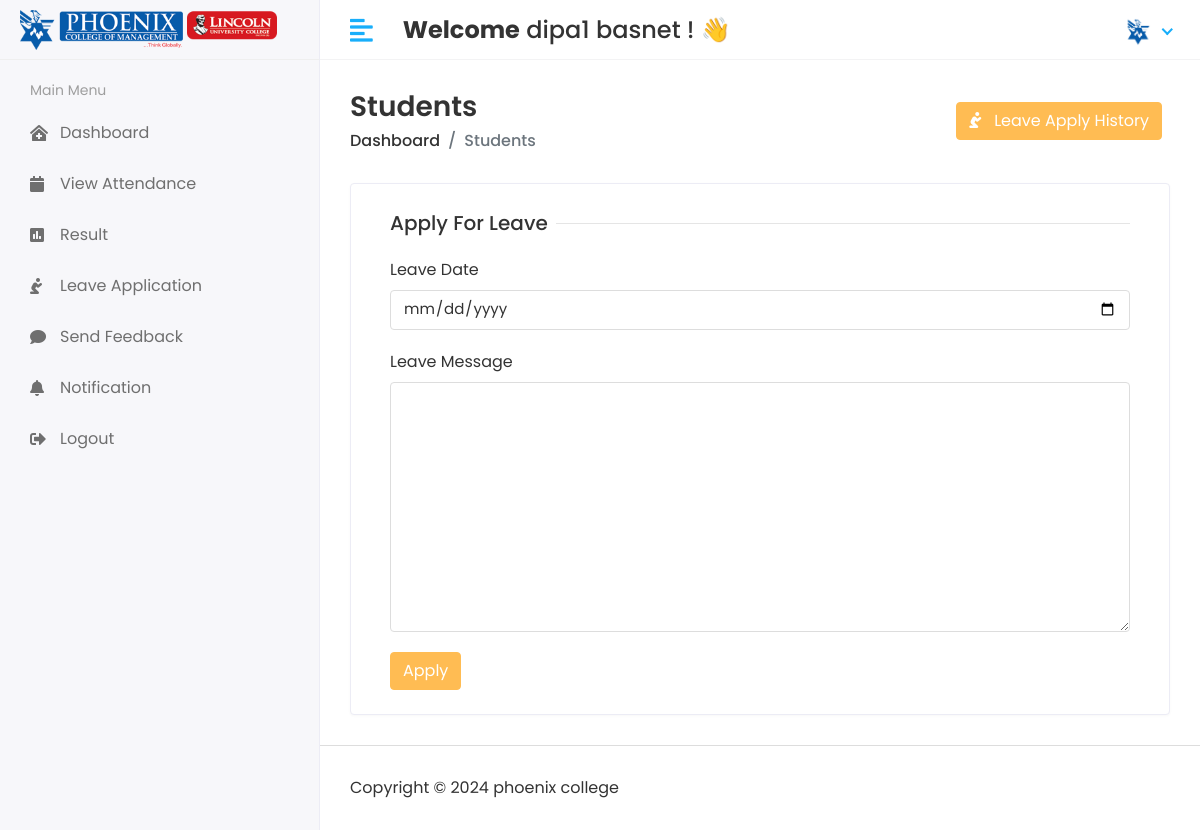
Screenshot of /Student/apply_for_leave (signed in) with the database file from the repository.
### student/models.py (models this page shows)
class CustomUser(AbstractUser):
    USER = (
        (1, 'HOD'),
        (2, 'STAFF'),
        (3, 'STUDENT'),
    )
    user_type = models.CharField(choices=USER, max_length=50, default=1)
    profile_pic = models.ImageField(upload_to='media/profile_pic')

### student_management_system/Student_Views.py (the view)
# urls.py: path('Student/apply_for_leave', Student_Views.STUDENT_LEAVE, name='student_leave'),
@login_required(login_url='/')
def STUDENT_LEAVE(request):
    student = Student.objects.get(admin=request.user.id)
    student_leave_history = Student_leave.objects.filter(student_id=student)
    context = {
        'student_leave_history': student_leave_history,
    }
    return render(request, 'Student/apply_leave.html', context)

### templates/Student/apply_leave.html (shortened to what this page needs)
{% extends 'base.html' %}
{% block content %}
<div class="page-header">
                  <div class="row align-items-center">
                     <div class="col">
                        <h3 class="page-title">Students</h3>
                        <ul class="breadcrumb">
                           <li class="breadcrumb-item"><a href="{% url 'student_home' %}">Dashboard</a></li>
                           <li class="breadcrumb-item active">Students</li>
                        </ul>
                     </div>
                     <div class="col-auto text-right float-right ml-auto">
                        <button  class="btn btn-primary mr-2" data-toggle="modal" data-target=".bd-example-modal-lg" type="button"><i class="fas fa-pray"></i>&nbsp;&nbsp; Leave Apply History</button>
                     </div>
                  </div>
               </div>
 <div class="row">
                  <div class="col-sm-12">
                     <div class="card">
                        <div class="card-body">
                           <form method="post" action="{% url 'student_leave_save' %}" >
                                 <div class="col-12">
                                    <h5 class="form-title"><span>Apply For Leave</span></h5>
                                 </div>
                                 <div class="col-12">
                                    <div class="form-group">
                                       <label>Leave Date</label>
                                       <input type="date" class="form-control" name="leave_date" required>
                                    </div>
                                 </div>
                               <div class="col-12">
                                    <div class="form-group">
                                        <label>Leave Message</label>
                                        <textarea class="form-control" name="leave_message"  style="height:250px;" required></textarea>
                                    </div>
                                 </div>
                                 <div class="col-12">
                                    <button type="submit" class="btn btn-primary">Apply</button>
                                 </div>
                           </form>
                        </div>
                     </div>
                  </div>
               </div>
</div>
{% endblock %}

### templates/includes/header.html (shortened to what this page needs)
 {% load static %}
<div class="header">
            <div class="header-left">
               <a href="" class="logo">
               <img src="{% static 'assets/img/logo-both.png'%}" alt="Logo">
               </a>
            </div>
            <a href="javascript:void(0);" id="toggle_btn">
            <i class="fas fa-align-left"></i>
            </a>
            <div class="top-nav-search mt-3">
               <h4><strong>Welcome</strong>&nbsp;<span>{{user.first_name}} {{ user.last_name }}</span>&nbsp;! 👋</h4>
            </div>
            <ul class="nav user-menu">
               <li class="nav-item dropdown has-arrow">
                  <a href="#" class="dropdown-toggle nav-link" data-toggle="dropdown">
                   {% if user.profile_pic == "" %}
                      <span class="user-img"><img class="rounded-circle" src="{% static 'assets/img/no_image.jpg' %}" width="31" alt="profile"></span>
                     {% else %}
                  <span class="user-img"><img class="rounded-circle" src="/{{user.profile_pic}}" width="31" alt="Profile"></span>
                   {% endif %}
                  </a>
               </li>
            </ul>
         </div>

### static/assets/css/style.css (style rules this page uses)
html { height: 100%; }
body { background-color: #fff; color: #333; font-family: 'Poppins', sans-serif; font-size: 1rem; height: 100%; line-height: 1.5; overflow-x: hidden; }
h1, h2, h3, h4, h5, h6 { font-family: 'Poppins', sans-serif; margin-top: 0; }
.form-control { border: 1px solid #ddd; box-shadow: none; color: #333; font-size: 15px; height: 40px; }
a { color: #009ce7; }
input, button, a { transition: all 0.4s ease; -moz-transition: all 0.4s ease; -o-transition: all 0.4s ease; -ms-transition: all 0.4s ease; -webkit-transition: all 0.4s ease; }
input, input:focus, button, button:focus { outline: none; }
textarea.form-control { resize: vertical; }
.form-group { margin-bottom: 1.25rem; }
ul, ol { padding: 0px; list-style: none; }
.btn-primary { background-color: #FFBC53; border: 1px solid #FFBC53; }
.card { border: 1px solid #ececf5; box-shadow: 0 1px 3px 0 rgba(0, 0, 0, 0.03); margin-bottom: 1.875rem; }
.card-body { padding: 1.5rem; }
.header { background-color: #fff; border-bottom: 1px solid #f3f3f4; left: 0; position: fixed; right: 0; top: 0; z-index: 1001; height: 60px; }
.header .header-left { float: left; height: 60px; padding: 0 20px; position: relative; width: 320px; z-index: 1; transition: all 0.2s ease-in-out; background-color: #f7f7fa; border-bottom: 1px solid #efefef; border-right: 1px solid #ececf5; display: flex; align-items: center; }
.header .header-left .logo { display: inline-block; line-height: 60px; }
.header .header-left .logo img { max-height: 40px; width: auto; }
.header .dropdown-toggle:after { display: none; }
.header .has-arrow .dropdown-toggle:after { border-top: 0; border-left: 0; border-bottom: 2px solid #18aefa; border-right: 2px solid #18aefa; content: ''; height: 8px; display: inline-block; pointer-events: none; -webkit-transform-origin: 66% 66%; -ms-transform-origin: 66% 66%; transform-origin: 66% 66%; -webkit-transform: rotate(45deg); -ms-transform: rotate(45deg); transform: rotate(45deg); -webkit-transition: all 0.15s ease-in-out; transition: all 0.15s ease-in-out; width: 8px; vertical-align: 0px; }
.user-menu { float: right; margin: 0; position: relative; z-index: 99; padding-right: 15px; }
.user-menu.nav > li > a { color: #a0a0a0; font-size: 14px; line-height: 58px; padding: 0 15px; height: 60px; }
.user-img { margin-right: 3px; position: relative; }
.top-nav-search { float: left; margin-left: 15px; }
.page-header { margin-bottom: 1.875rem; }
.page-header .breadcrumb { background-color: transparent; color: #6c757d; font-size: 1rem; font-weight: 500; margin-bottom: 0; padding: 0; }
.page-header .breadcrumb a { color: #333; }
.page-title { font-size: 28px; font-weight: 600; color: #333; margin-bottom: 5px; }
.form-title { width: 100%; max-width: 100%; padding: 0; font-size: 1.25rem; font-weight: 500; line-height: inherit; color: #333; white-space: normal; position: relative; display: block; margin-bottom: 20px; }
.form-title:before { content: ""; position: absolute; left: 0px; right: 0px; height: 1px; top: 50%; background-color: rgba(0, 0, 0, 0.1); }
.form-title span { padding: 0px 0.5rem 0 0; background-color: #fff; display: inline-block; z-index: 2; position: relative; }
@media (min-width: 992px) { #toggle_btn { align-items: center; color: #18aefa; display: inline-flex; float: left; font-size: 26px; height: 60px; justify-content: center; margin-left: 15px; padding: 0 15px; } }

### rows the page displays
CustomUser: first_name "dipa1", last_name "basnet", profile_pic (picture)
